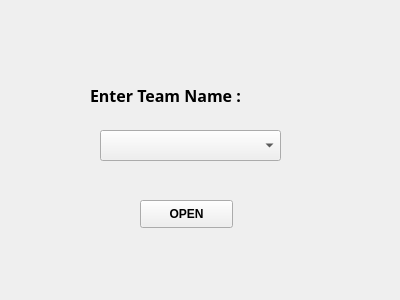
<?xml version="1.0" encoding="UTF-8"?>
<ui version="4.0">
 <class>FormO</class>
 <widget class="QWidget" name="FormO">
  <property name="geometry">
   <rect>
    <x>0</x>
    <y>0</y>
    <width>400</width>
    <height>300</height>
   </rect>
  </property>
  <property name="windowTitle">
   <string>Fantasy Cricket</string>
  </property>
  <property name="windowIcon">
   <iconset>
    <normaloff>../Image/cricket.png</normaloff>../Image/cricket.png</iconset>
  </property>
  <widget class="QLabel" name="label">
   <property name="geometry">
    <rect>
     <x>90</x>
     <y>50</y>
     <width>241</width>
     <height>91</height>
    </rect>
   </property>
   <property name="font">
    <font>
     <family>MV Boli</family>
     <pointsize>12</pointsize>
     <weight>75</weight>
     <bold>true</bold>
    </font>
   </property>
   <property name="text">
    <string>Enter Team Name :</string>
   </property>
  </widget>
  <widget class="QPushButton" name="pushButton">
   <property name="geometry">
    <rect>
     <x>140</x>
     <y>200</y>
     <width>93</width>
     <height>28</height>
    </rect>
   </property>
   <property name="font">
    <font>
     <weight>75</weight>
     <bold>true</bold>
    </font>
   </property>
   <property name="text">
    <string>OPEN</string>
   </property>
  </widget>
  <widget class="QComboBox" name="comboBox">
   <property name="geometry">
    <rect>
     <x>100</x>
     <y>130</y>
     <width>181</width>
     <height>31</height>
    </rect>
   </property>
  </widget>
 </widget>
 <resources/>
 <connections/>
</ui>
